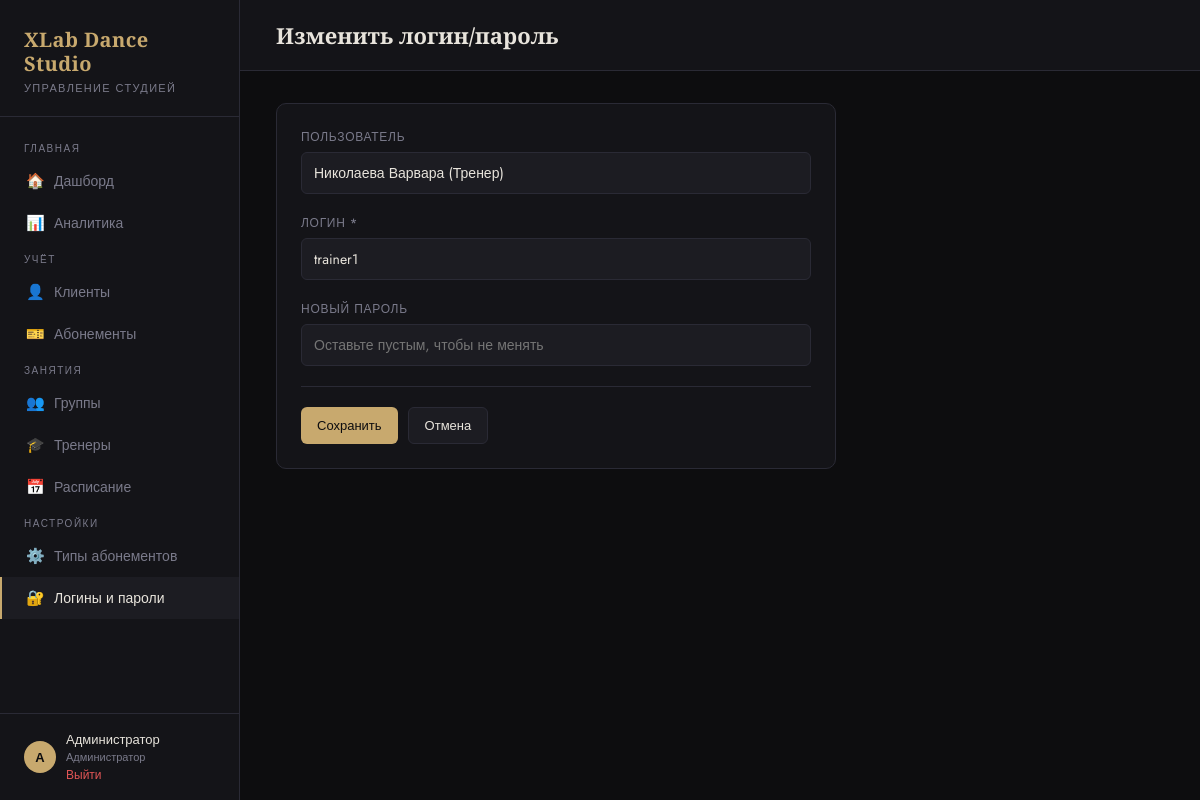
/accounts/2/edit (signed in), run on the app's committed database.
### tables this page shows
CREATE TABLE users (
            id INTEGER PRIMARY KEY AUTOINCREMENT,
            role TEXT NOT NULL, -- admin | trainer
            username TEXT UNIQUE NOT NULL,
            password TEXT NOT NULL,
            name TEXT NOT NULL,
            trainer_id INTEGER UNIQUE REFERENCES trainers(id) ON DELETE CASCADE
        );

### app.py (the view, shortened to what this page needs)
@app.route('/accounts/<int:id>/edit', methods=['GET', 'POST'])
@login_required
@admin_required
def edit_account(id):
    db = get_db()
    user = db.execute('SELECT * FROM users WHERE id=?', (id,)).fetchone()
    if not user:
        flash('Пользователь не найден', 'error')
        return redirect(url_for('accounts'))
    return render_template('account_form.html', user=user)

### app.py (called while the page is built, shortened)
def current_role():
    return session.get('role', 'admin')

def is_admin():
    return current_role() == 'admin'

def sync_session_user():
    if 'user_id' not in session:
        return
    db = get_db()
    user = db.execute('SELECT role, trainer_id, name FROM users WHERE id=?', (session['user_id'],)).fetchone()
    if not user:
        session.clear()
        return
    session['role'] = user['role']
    session['trainer_id'] = user['trainer_id']
    session['user_name'] = user['name']

@app.before_request
def setup():
    if request.endpoint is None:
        return
    if request.endpoint in ('login', 'logout', 'static'):
        return
    if 'user_id' not in session:
        return
    sync_session_user()
    if is_admin():
        return

def login_required(f):
    from functools import wraps
    @wraps(f)
    def decorated(*args, **kwargs):
        if 'user_id' not in session:
            return redirect(url_for('login'))
        return f(*args, **kwargs)
    return decorated

def admin_required(f):
    from functools import wraps
    @wraps(f)
    def decorated(*args, **kwargs):
        if 'user_id' not in session:
            return redirect(url_for('login'))
        if not is_admin():
            flash('Доступно только администратору', 'error')
            return redirect(url_for('schedule'))
        return f(*args, **kwargs)
    return decorated

### database.py (called while the page is built)
def get_db():
    from app import app
    if 'db' not in g:
        g.db = sqlite3.connect(DATABASE)
        g.db.row_factory = sqlite3.Row
        g.db.execute("PRAGMA foreign_keys = ON")
    return g.db

### templates/account_form.html (shortened to what this page needs)
{% extends "base.html" %}
{% block topbar_title %}Изменить логин/пароль{% endblock %}
{% block content %}
<div class="card" style="max-width: 560px;">
  <form method="POST">
    <div class="form-grid">
      <div class="form-group full">
        <label>Пользователь</label>
        <input type="text" value="{{ user.name }} ({{ 'Админ' if user.role == 'admin' else 'Тренер' }})" disabled>
      </div>
      <div class="form-group full">
        <label>Логин *</label>
        <input type="text" name="username" value="{{ user.username }}" required>
      </div>
      <div class="form-group full">
        <label>Новый пароль</label>
        <input type="password" name="password" placeholder="Оставьте пустым, чтобы не менять">
      </div>
    </div>
    <div class="divider"></div>
    <div class="form-actions">
      <button type="submit" class="btn btn-primary">Сохранить</button>
      <a href="{{ url_for('accounts') }}" class="btn btn-secondary">Отмена</a>
    </div>
  </form>
</div>
{% endblock %}

### templates/base.html (shortened to what this page needs)
<!DOCTYPE html>
<html lang="ru">
<head>
</head>
<body>
<aside class="sidebar">
  <div class="sidebar-logo">
    <h1>XLab Dance<br>Studio</h1>
    <p>Управление студией</p>
  </div>
  <nav class="nav">
    <div class="nav-section">Главная</div>
    <a href="{{ url_for('dashboard') }}" class="{{ 'active' if request.endpoint == 'dashboard' }}">
      <span class="icon">🏠</span> Дашборд
    </a>
    {% if session.role == 'admin' %}
    <a href="{{ url_for('analytics') }}" class="{{ 'active' if request.endpoint == 'analytics' }}">
      <span class="icon">📊</span> Аналитика
    </a>
    {% endif %}
    {% if session.role == 'admin' %}
    <div class="nav-section">Учёт</div>
    <a href="{{ url_for('clients') }}" class="{{ 'active' if 'client' in request.endpoint }}">
      <span class="icon">👤</span> Клиенты
    </a>
    <a href="{{ url_for('subscriptions') }}" class="{{ 'active' if 'subscription' in request.endpoint and request.endpoint != 'subscription_types' }}">
      <span class="icon">🎫</span> Абонементы
    </a>
    {% endif %}
    <div class="nav-section">Занятия</div>
    {% if session.role == 'admin' %}
    <a href="{{ url_for('groups') }}" class="{{ 'active' if 'group' in request.endpoint }}">
      <span class="icon">👥</span> Группы
    </a>
    {% endif %}
    {% if session.role == 'admin' %}
    <a href="{{ url_for('trainers') }}" class="{{ 'active' if 'trainer' in request.endpoint }}">
      <span class="icon">🎓</span> Тренеры
    </a>
    {% endif %}
    <a href="{{ url_for('schedule') }}" class="{{ 'active' if 'schedule' in request.endpoint or 'attendance' in request.endpoint }}">
      <span class="icon">📅</span> Расписание
    </a>
    {% if session.role == 'admin' %}
    <div class="nav-section">Настройки</div>
    <a href="{{ url_for('subscription_types') }}" class="{{ 'active' if request.endpoint == 'subscription_types' }}">
      <span class="icon">⚙️</span> Типы абонементов
    </a>
    <a href="{{ url_for('accounts') }}" class="{{ 'active' if 'account' in request.endpoint }}">
      <span class="icon">🔐</span> Логины и пароли
    </a>
    {% endif %}
  </nav>
  <div class="sidebar-user">
    <div class="avatar">{{ session.user_name[0] if session.user_name }}</div>
    <div>
      <div style="color: var(--text); font-size: 13px;">{{ session.user_name }}</div>
      <div style="font-size: 11px; color: var(--muted);">{{ 'Администратор' if session.role == 'admin' else 'Тренер' }}</div>
      <a href="{{ url_for('logout') }}">Выйти</a>
    </div>
  </div>
</aside>
<div class="main">
  <div class="topbar">
    <h2>{% block topbar_title %}{% endblock %}</h2>
  </div>
  <div class="content">
    {% block content %}{% endblock %}
  </div>
</div>
</body>
</html>

### templates/base.html (style rules this page uses)
:root { --bg: #0d0d0f; --surface: #141418; --surface2: #1c1c22; --border: #2a2a35; --accent: #c8a96e; --accent2: #e8c88a; --text: #e8e4dc; --muted: #7a7a8a; --danger: #e05555; --success: #5cb87a; --warning: #e0a055; --info: #5599e0; --sidebar-w: 240px; }
* { box-sizing: border-box; margin: 0; padding: 0; }
body { background: var(--bg); color: var(--text); font-family: 'Jost', sans-serif; font-weight: 400; min-height: 100vh; display: flex; }
.sidebar { width: var(--sidebar-w); min-height: 100vh; background: var(--surface); border-right: 1px solid var(--border); display: flex; flex-direction: column; position: fixed; top: 0; left: 0; z-index: 100; }
.sidebar-logo { padding: 28px 24px 20px; border-bottom: 1px solid var(--border); }
.sidebar-logo h1 { font-family: 'Playfair Display', serif; font-size: 20px; font-weight: 700; color: var(--accent); letter-spacing: 0.02em; line-height: 1.2; }
.sidebar-logo p { font-size: 11px; color: var(--muted); letter-spacing: 0.12em; text-transform: uppercase; margin-top: 4px; }
.nav { flex: 1; padding: 16px 0; overflow-y: auto; max-height: calc(100vh - 200px); }
.nav-section { padding: 8px 24px 4px; font-size: 10px; letter-spacing: 0.15em; text-transform: uppercase; color: var(--muted); }
.nav a { display: flex; align-items: center; gap: 10px; padding: 10px 24px; color: var(--muted); text-decoration: none; font-size: 14px; font-weight: 400; transition: all 0.2s; border-left: 2px solid transparent; }
.nav a:hover, .nav a.active { color: var(--text); background: var(--surface2); border-left-color: var(--accent); }
.nav a .icon { width: 18px; text-align: center; font-size: 15px; }
.sidebar-user { padding: 16px 24px; border-top: 1px solid var(--border); font-size: 13px; color: var(--muted); display: flex; align-items: center; gap: 10px; }
.sidebar-user .avatar { width: 32px; height: 32px; border-radius: 50%; background: var(--accent); display: flex; align-items: center; justify-content: center; color: var(--bg); font-weight: 700; font-size: 13px; }
.sidebar-user a { color: var(--danger); text-decoration: none; font-size: 12px; }
.main { margin-left: var(--sidebar-w); flex: 1; min-height: 100vh; }
.topbar { padding: 20px 36px; border-bottom: 1px solid var(--border); background: var(--surface); display: flex; align-items: center; justify-content: space-between; position: sticky; top: 0; z-index: 50; }
.topbar h2 { font-family: 'Playfair Display', serif; font-size: 22px; font-weight: 600; color: var(--text); }
.content { padding: 32px 36px; }
.card { background: var(--surface); border: 1px solid var(--border); border-radius: 10px; padding: 24px; }
.btn { display: inline-flex; align-items: center; gap: 6px; padding: 8px 16px; border-radius: 6px; font-size: 13px; font-weight: 500; cursor: pointer; border: none; text-decoration: none; transition: all 0.2s; font-family: 'Jost', sans-serif; }
.btn-primary { background: var(--accent); color: var(--bg); }
.btn-secondary { background: var(--surface2); color: var(--text); border: 1px solid var(--border); }
.form-grid { display: grid; grid-template-columns: 1fr 1fr; gap: 20px; }
.form-group { display: flex; flex-direction: column; gap: 6px; }
.form-group.full { grid-column: 1 / -1; }
label { font-size: 12px; font-weight: 500; color: var(--muted); letter-spacing: 0.06em; text-transform: uppercase; }
input, select, textarea { background: var(--surface2); border: 1px solid var(--border); border-radius: 6px; color: var(--text); padding: 10px 12px; font-size: 14px; font-family: 'Jost', sans-serif; transition: border-color 0.2s; width: 100%; }
.form-actions { display: flex; gap: 10px; margin-top: 8px; }
.divider { height: 1px; background: var(--border); margin: 20px 0; }
a { color: var(--accent); text-decoration: none; }

### data on the page
users: name "А", user_name "Администратор", role "Администратор"
users: name "Николаева Варвара (Тренер)", username "trainer1"
